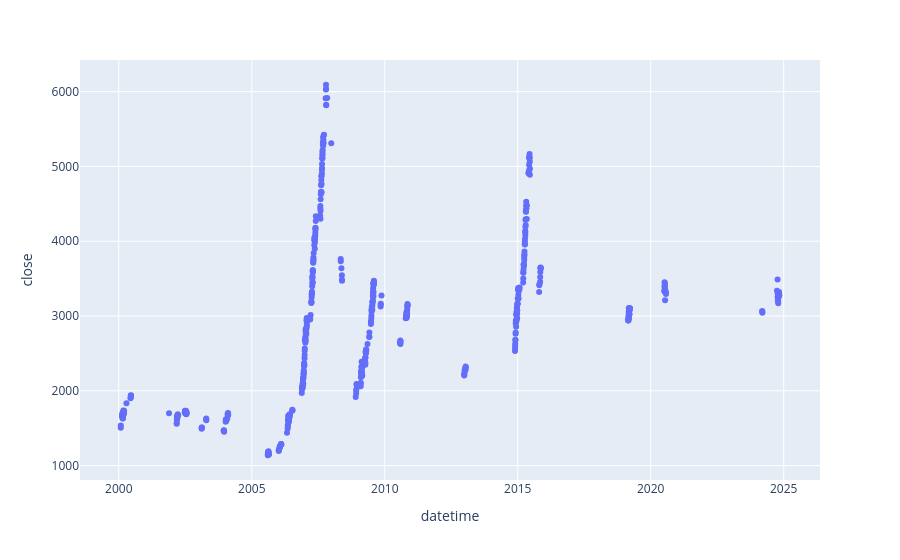

Notebook cell for this chart:
### Code cell
fig = px.scatter(pct1,y='close')
fig.show()

### Figure 1 — Plotly figure (JSON) as saved in the notebook; plotly's stock layout.template omitted (floating-point values rounded to 4 significant figures; data arrays with more than 128 entries replaced by an {"elided": "..."} marker saying what was removed)
{"data": [{"hovertemplate": "datetime=%{x}<br>close=%{y}<extra></extra>", "legendgroup": "", "marker": {"color": "#636efa", "symbol": "circle"}, "mode": "markers", "name": "", "orientation": "v", "showlegend": false, "type": "scatter", "x": {"elided": "536 str values"}, "xaxis": "x", "y": {"elided": "536 float values"}, "yaxis": "y"}], "layout": {"legend": {"tracegroupgap": 0}, "margin": {"t": 60}, "xaxis": {"anchor": "y", "domain": [0, 1], "title": {"text": "datetime"}}, "yaxis": {"anchor": "x", "domain": [0, 1], "title": {"text": "close"}}}}
